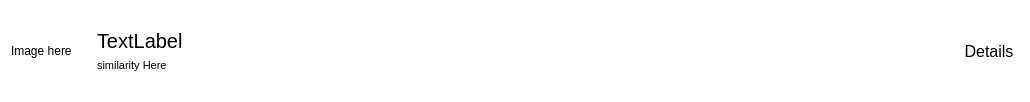
<?xml version="1.0" encoding="UTF-8"?>
<ui version="4.0">
 <class>Frame</class>
 <widget class="QFrame" name="Frame">
  <property name="geometry">
   <rect>
    <x>0</x>
    <y>0</y>
    <width>1030</width>
    <height>98</height>
   </rect>
  </property>
  <property name="cursor">
   <cursorShape>ArrowCursor</cursorShape>
  </property>
  <property name="windowTitle">
   <string>Frame</string>
  </property>
  <property name="styleSheet">
   <string notr="true">background-color:white;
border-radius:10px;</string>
  </property>
  <layout class="QHBoxLayout" name="horizontalLayout_2">
   <item>
    <widget class="QLabel" name="docImage">
     <property name="sizePolicy">
      <sizepolicy hsizetype="Fixed" vsizetype="Preferred">
       <horstretch>0</horstretch>
       <verstretch>0</verstretch>
      </sizepolicy>
     </property>
     <property name="minimumSize">
      <size>
       <width>80</width>
       <height>80</height>
      </size>
     </property>
     <property name="text">
      <string>Image here</string>
     </property>
    </widget>
   </item>
   <item>
    <layout class="QVBoxLayout" name="verticalLayout">
     <item>
      <spacer name="verticalSpacer_2">
       <property name="orientation">
        <enum>Qt::Vertical</enum>
       </property>
       <property name="sizeHint" stdset="0">
        <size>
         <width>20</width>
         <height>40</height>
        </size>
       </property>
      </spacer>
     </item>
     <item>
      <widget class="QLabel" name="docTitle">
       <property name="font">
        <font>
         <pointsize>15</pointsize>
        </font>
       </property>
       <property name="text">
        <string>TextLabel</string>
       </property>
      </widget>
     </item>
     <item>
      <widget class="QLabel" name="similarityLabel">
       <property name="font">
        <font>
         <pointsize>8</pointsize>
        </font>
       </property>
       <property name="text">
        <string>similarity Here</string>
       </property>
      </widget>
     </item>
     <item>
      <spacer name="verticalSpacer">
       <property name="orientation">
        <enum>Qt::Vertical</enum>
       </property>
       <property name="sizeHint" stdset="0">
        <size>
         <width>20</width>
         <height>40</height>
        </size>
       </property>
      </spacer>
     </item>
    </layout>
   </item>
   <item>
    <widget class="QPushButton" name="detailButton">
     <property name="sizePolicy">
      <sizepolicy hsizetype="Fixed" vsizetype="Fixed">
       <horstretch>0</horstretch>
       <verstretch>0</verstretch>
      </sizepolicy>
     </property>
     <property name="minimumSize">
      <size>
       <width>60</width>
       <height>30</height>
      </size>
     </property>
     <property name="font">
      <font>
       <pointsize>12</pointsize>
      </font>
     </property>
     <property name="cursor">
      <cursorShape>PointingHandCursor</cursorShape>
     </property>
     <property name="text">
      <string>Details</string>
     </property>
    </widget>
   </item>
  </layout>
 </widget>
 <resources/>
 <connections/>
</ui>
